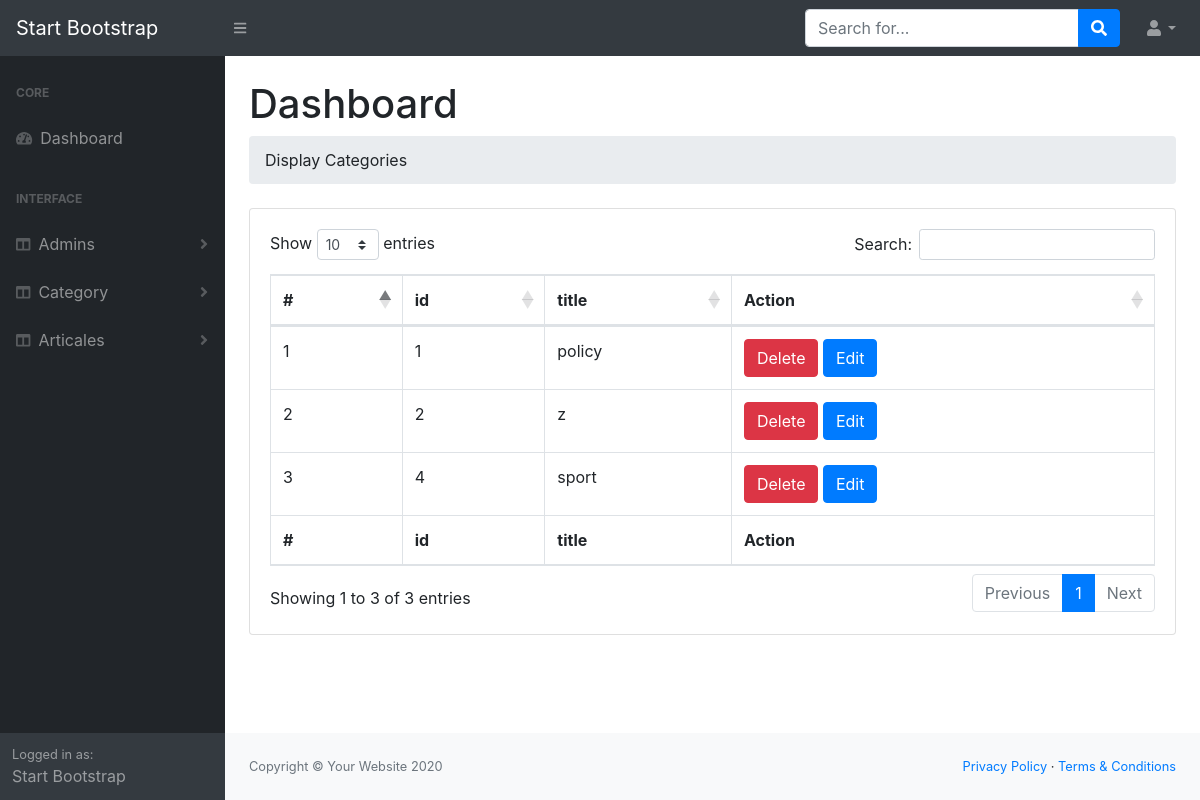
The page /Admin/Category/index.php (signed in) on the database its author committed.
### tables this page shows
CREATE TABLE `category` (
  `id` int(11) NOT NULL,
  `title` char(30) NOT NULL
);

### Admin/Category/index.php (the view, shortened to what this page needs)
<?php
require '../helpers/dbConnection.php';
$sql = "select * from category";
$op  = mysqli_query($con,$sql);
 require '../Layouts/header.php';
 require '../Layouts/topNav.php';
?>
    <div id="layoutSidenav">
 <?php
    require '../Layouts/sidNav.php';
 ?>
            <div id="layoutSidenav_content">
                  <main>
                    <div class="container-fluid">
                        <h1 class="mt-4">Dashboard</h1>
                        <ol class="breadcrumb mb-4">
                    </ol>
                        <div class="card mb-4">
                            <div class="card-body">
                                <div class="table-responsive">
                                    <table class="table table-bordered" id="dataTable" width="100%" cellspacing="0">
                                        <thead>
                                            <tr>
                                                <th>#</th>
                                                <th>id</th>
                                                <th>title</th>
                                                <th>Action</th>
                                            </tr>
                                        </thead>
                                        <tfoot>
                                            <tr>
                                            <th>#</th>
                                                <th>id</th>
                                                <th>title</th>
                                                <th>Action</th>
                                            </tr>
                                        </tfoot>
                                        <tbody>
                                 <?php
                                    $i = 0;
                                    while($data = mysqli_fetch_assoc($op)){
                                 ?>
                                          <tr>
                                                <td><?php echo ++$i;?></td>
                                                <td><?php echo $data['id'];?></td>
                                                <td><?php echo $data['title'];?></td>
                                                <td>
                    <a href='delete.php?id=<?php echo $data['id'];?>' class='btn btn-danger m-r-1em'>Delete</a>
                    <a href='edit.php?id=<?php echo $data['id'];?>' class='btn btn-primary m-r-1em'>Edit</a>
                                    </td>
                                            </tr>
                                <?php } ?>
                                        </tbody>
                                    </table>
                                </div>
                            </div>
                        </div>
                    </div>
                </main>
<?php
  require '../Layouts/footer.php';
?>

### rows shown on the page
category: id "1", title "policy"
category: id "2", title "z"
category: id "4", title "sport"

### other values the page prints
$value "Admins"
$value "Category"
$value "Articales"
$txt "Display Categories"
